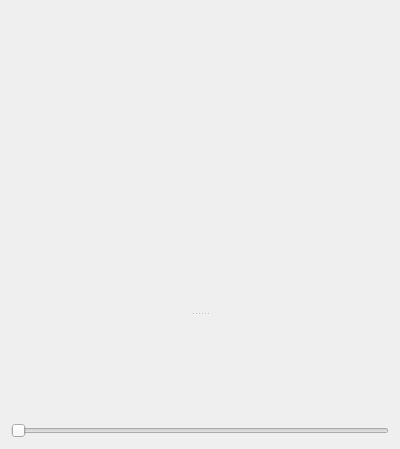
<?xml version="1.0" encoding="UTF-8"?>
<ui version="4.0">
 <class>Form</class>
 <widget class="QWidget" name="Form">
  <property name="geometry">
   <rect>
    <x>0</x>
    <y>0</y>
    <width>400</width>
    <height>300</height>
   </rect>
  </property>
  <property name="windowTitle">
   <string>Form</string>
  </property>
  <layout class="QVBoxLayout" name="verticalLayout">
   <item>
    <widget class="QSplitter" name="splitter">
     <property name="lineWidth">
      <number>3</number>
     </property>
     <property name="orientation">
      <enum>Qt::Vertical</enum>
     </property>
     <property name="handleWidth">
      <number>6</number>
     </property>
     <widget class="GraphicsLayoutWidget" name="GrphicsLayoutWidget" native="true">
      <property name="minimumSize">
       <size>
        <width>300</width>
        <height>300</height>
       </size>
      </property>
      <property name="baseSize">
       <size>
        <width>0</width>
        <height>0</height>
       </size>
      </property>
     </widget>
     <widget class="GraphicsLayoutWidget" name="GrphicsLayoutWidget1D" native="true">
      <property name="minimumSize">
       <size>
        <width>0</width>
        <height>100</height>
       </size>
      </property>
      <property name="maximumSize">
       <size>
        <width>16777215</width>
        <height>300</height>
       </size>
      </property>
      <property name="baseSize">
       <size>
        <width>0</width>
        <height>0</height>
       </size>
      </property>
     </widget>
    </widget>
   </item>
   <item>
    <widget class="RangeSlider" name="rangeSlider">
     <property name="orientation">
      <enum>Qt::Horizontal</enum>
     </property>
    </widget>
   </item>
  </layout>
 </widget>
 <customwidgets>
  <customwidget>
   <class>GraphicsLayoutWidget</class>
   <extends>QWidget</extends>
   <header location="global">pyqtgraph</header>
   <container>1</container>
  </customwidget>
  <customwidget>
   <class>RangeSlider</class>
   <extends>QSlider</extends>
   <header location="global">qtrangeslider</header>
  </customwidget>
 </customwidgets>
 <resources/>
 <connections/>
</ui>
